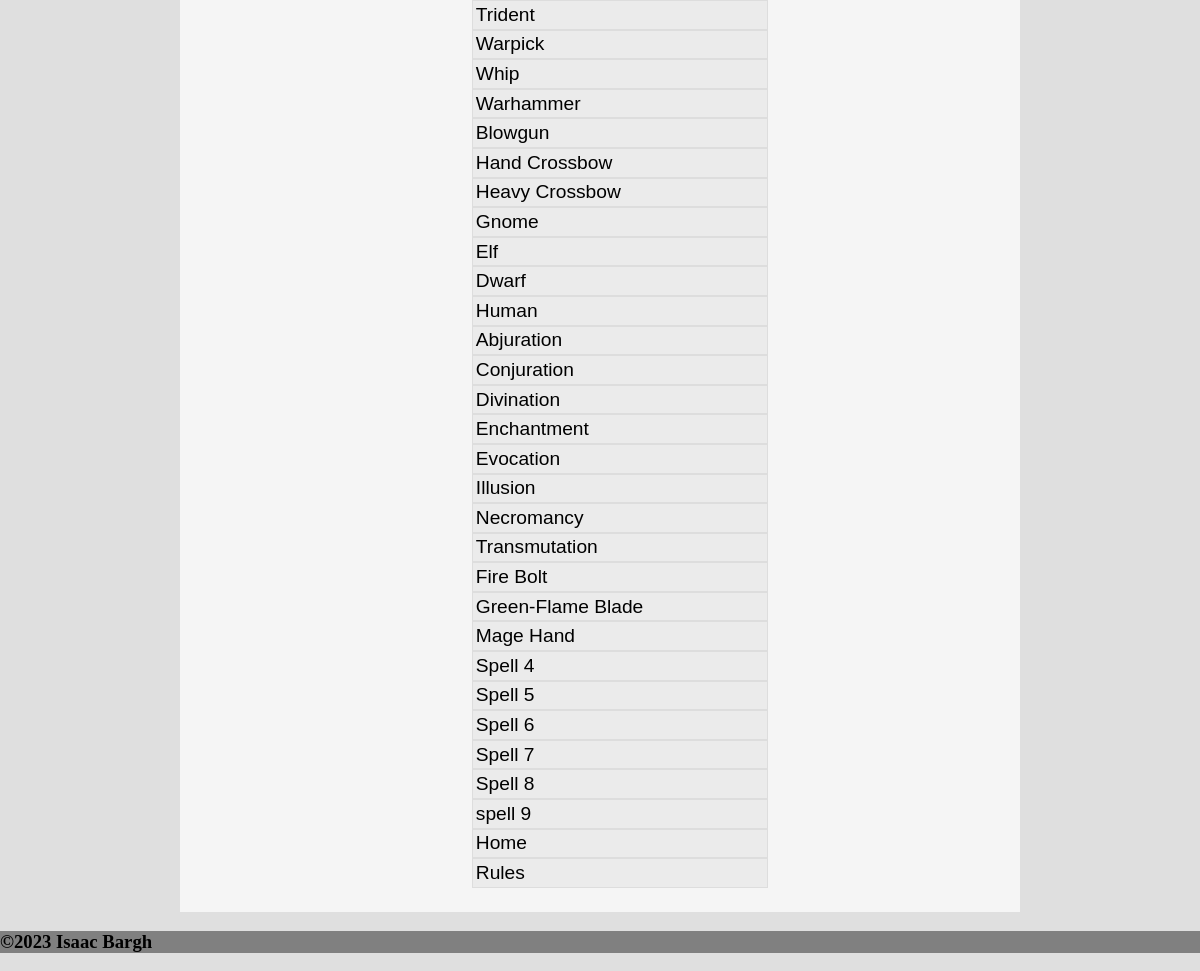
Before: /search (lower part) with the older database file.
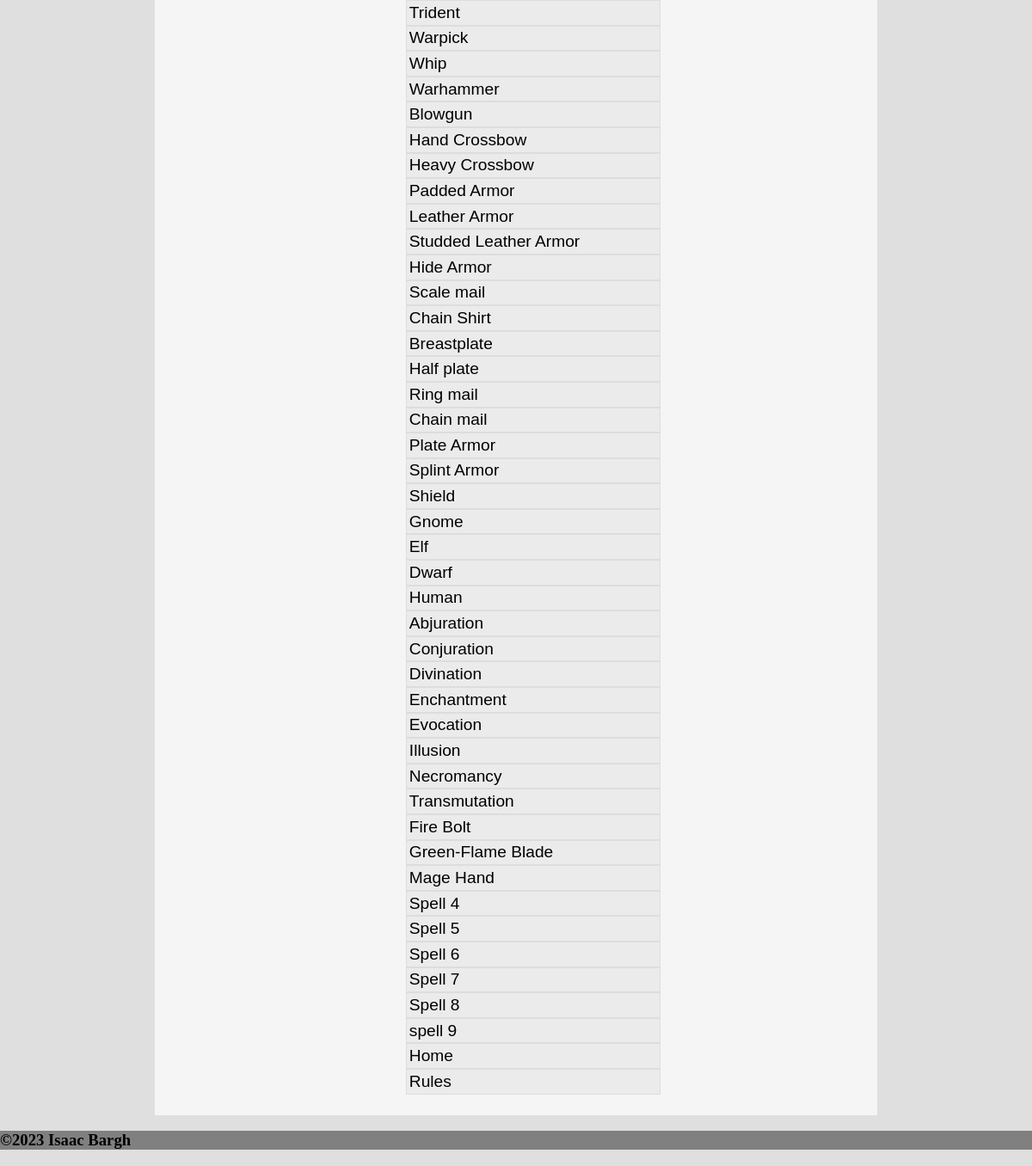
After: the same page with the newer database file.
### tables this page shows
CREATE TABLE Equipment (id INTEGER PRIMARY KEY AUTOINCREMENT, name TEXT, description TEXT, category INTEGER REFERENCES EquipmentCategory (id), image TEXT, summary TEXT);

CREATE TABLE Race (id INTEGER PRIMARY KEY AUTOINCREMENT, name TEXT, description TEXT, image TEXT, summary TEXT);

CREATE TABLE School (id INTEGER PRIMARY KEY AUTOINCREMENT, name TEXT, description TEXT);

CREATE TABLE Spell (id INTEGER PRIMARY KEY AUTOINCREMENT, name TEXT, description TEXT, school INTEGER REFERENCES School (id), Casting TEXT, "Range" TEXT);

### routes.py (the view)
@app.route('/search')
def search():
    feature = sql_connect('SELECT * FROM Feature')
    group = sql_connect('SELECT * FROM Class')
    equipment = sql_connect('SELECT * FROM Equipment')
    race = sql_connect('SELECT * FROM Race')
    school = sql_connect('SELECT * FROM School')
    spell = sql_connect('SELECT * FROM Spell')
    return render_template("search.html", title="Search", group=group, feature=feature, equipment=equipment, race=race, school=school, spell=spell)

### routes.py (called while the page is built)
def sql_connect(query):
    conn = sqlite3.connect('DnD.db')
    cur = conn.cursor()
    cur.execute(query)
    return cur.fetchall()

### templates/search.html (shortened to what this page needs)
{% extends 'layout.html' %}
{% block content %}
<ul id="myUL">
    {%for item in equipment%}
    <li><a class="search" href="/equipment/{{item[0]}}">{{item[1]}}</a></li>
    {%endfor%}
    {%for item in race%}
    <li><a class="search" href="/race/{{item[0]}}">{{item[1]}}</a></li>
    {%endfor%}
    {%for item in school%}
    <li><a class="search" href="/school/{{item[0]}}">{{item[1]}}</a></li>
    {%endfor%}
    {%for item in spell%}
    <li><a class="search" href="/spell/{{item[0]}}">{{item[1]}}</a></li>
    {%endfor%}
    <li><a class="search" href="/">Home</a></li>
    <li><a class="search" href="/rules">Rules</a></li>
</ul>
{% endblock %}

### templates/layout.html (shortened to what this page needs)
<!DOCTYPE html>
<html lang="en">
<head>
    <link rel="stylesheet" href="/static/css/style.css"/>
</head>
<body>
    <main>
        {% block content %}{% endblock %}
    </main>
    <footer>
        <h3>&copy;2023 Isaac Bargh</h3>
    </footer>
</body>
</html>

### static/css/style.css (style rules this page uses)
body { font-family:Arial; background-color: rgb(223, 223, 223); margin: 0; font-size: 100%; }
main { background-color:whitesmoke; padding-left: 10%; padding-right: 10%; padding-top: 2%; padding-bottom: 2%; margin-top: 0; margin-bottom: 0; margin-right: 15%; margin-left: 15%; }
footer { background-color: gray; font-family: 'Lucida Sans'; margin-top: 0; }
.search { border: 1px solid #ddd; background-color: rgb(235, 235, 235); width: 51.5%; margin: auto; padding: 0.5%; text-decoration: none; font-size: 120%; color: black; display:block; }
#myUL { list-style-type: none; margin: 0; }

Changed rows visible on the page:
added Equipment: name "Padded Armor"
added Equipment: name "Leather Armor"
added Equipment: name "Studded Leather Armor"
added Equipment: name "Hide Armor"
added Equipment: name "Scale mail"
added Equipment: name "Chain Shirt"
added Equipment: name "Breastplate"
added Equipment: name "Half plate"
added Equipment: name "Ring mail"
added Equipment: name "Chain mail"
added Equipment: name "Plate Armor"
added Equipment: name "Splint Armor"
added Equipment: name "Shield"
